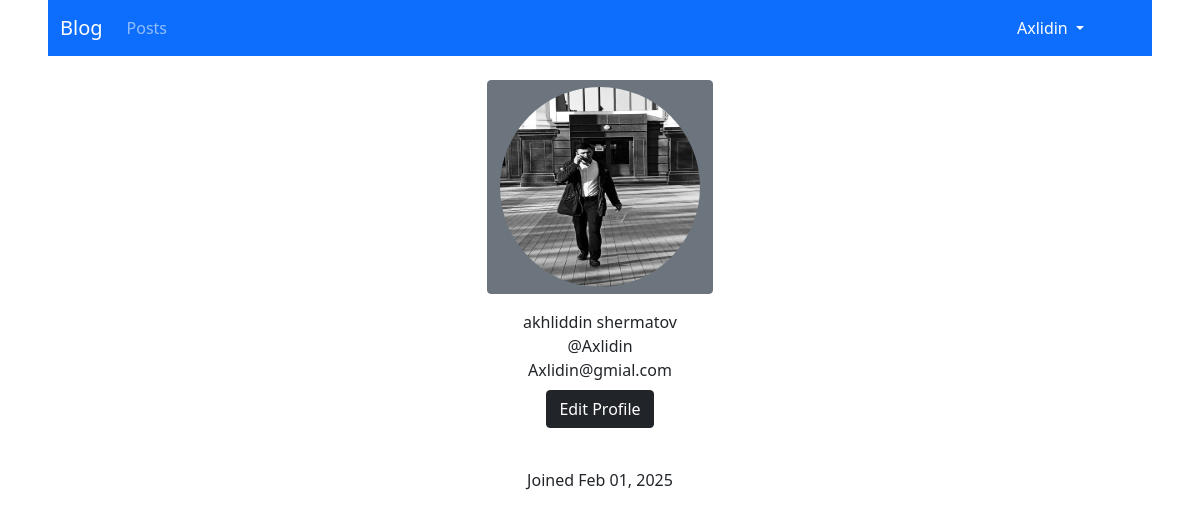
The app's page /users/profile/ (signed in) with its own data.
### users/models.py (models this page shows, shortened)
class CustomUser(AbstractUser):
    profile_pic = models.ImageField(default='default_profile_pic.png')

### users/views.py (the view)
# urls.py: path("profile/", ProfileView.as_view(), name="profile"),
class ProfileView(LoginRequiredMixin, View):
    def get(self, request):
        return render(request, 'users/profile.html', {"user": request.user})

### users/templates/users/profile.html (shortened to what this page needs)
{% extends 'base.html' %}
{% block content %}
<div class=" image d-flex flex-column justify-content-center align-items-center">
    <button class="btn btn-secondary">
        <img class="profile-pic" src="{{ user.profile_pic.url }}" alt="Profile picture">
    </button>
    <span class="name mt-3">{{ user.first_name}} {{ user.last_name }}</span>
    <span class="username">@{{ user.username }}</span>
    <span class="email">{{ user.email }}</span>
    <div class=" d-flex mt-2">
        <a  class="btn btn-dark" href="{% url 'users:profile-edit' %}">Edit Profile</a>
    </div>
        <div class=" px-2 rounded mt-4 date ">
            <span class="join">Joined {{user.date_joined|date:"M d, Y"}}</span>
    </div>
</div>
{% endblock %}

### templates/base.html (shortened to what this page needs)
{% load static %}
{% url 'home_page' as home_page_url %}
{% url 'posts:post_list' as post_list %}
{% url 'users:profile' as profile_page_url %}
{% url 'users:profile-edit' as profile_edite_page_url %}
{% url 'posts:create' as create %}
<!DOCTYPE html>
<html lang="en">
<head>
    <link href="https://cdn.jsdelivr.net/npm/bootstrap@5.0.2/dist/css/bootstrap.min.css" rel="stylesheet">
    <link href="{% static 'css/main.css' %}" rel="stylesheet" type="text/css">
    <link rel="stylesheet" href="https://cdn.jsdelivr.net/npm/bootstrap-icons@1.11.3/font/bootstrap-icons.min.css">
</head>
<body  class="mx-5">
<nav class="navbar navbar-expand-lg navbar-dark bg-primary mb-4" >
  <div class="container-fluid">
    <a class="navbar-brand" href="{% url 'landing_page' %}">Blog</a>
    <div class="collapse navbar-collapse" id="navbarSupportedContent">
      <ul class="navbar-nav me-auto mb-2 mb-lg-0">
        <li class="nav-item">
          <a class="nav-link {%if request.path == post_list %} active {% endif %}" aria-current="page" href="{{ post_list }}">Posts</a>
        </li>
      </ul>
        <div  class="me-5">
            {% if request.user.is_authenticated %}
                <ul class="navbar-nav">
                    <li class="nav-item dropdown">
                  <a class="nav-link dropdown-toggle {%if request.path == profile_page_url or request.path == profile_edite_page_url %} active {% endif %}" href="#" id="navbarDropdown" role="button" data-bs-toggle="dropdown" aria-expanded="false">
                    {{ request.user.username }}
                  </a>
                </li>
                </ul>
            {% else %}
                <a class="btn btn-outline-info" href="{% url 'users:login' %}">Login</a>
            {% endif %}
        </div>
    </div>
  </div>
</nav>
<div class="container">
    {% block content %}{% endblock %}
</div>
</body>
</html>

### static/css/main.css (style rules this page uses)
.profile-pic { width: 200px; height: 200px; border-radius: 50%; }

### records on screen
CustomUser: user.username "Axlidin", profile_pic (picture), first_name "akhliddin", last_name "shermatov", username "Axlidin", email "Axlidin@gmial.com", date_joined "Feb 01, 2025"
